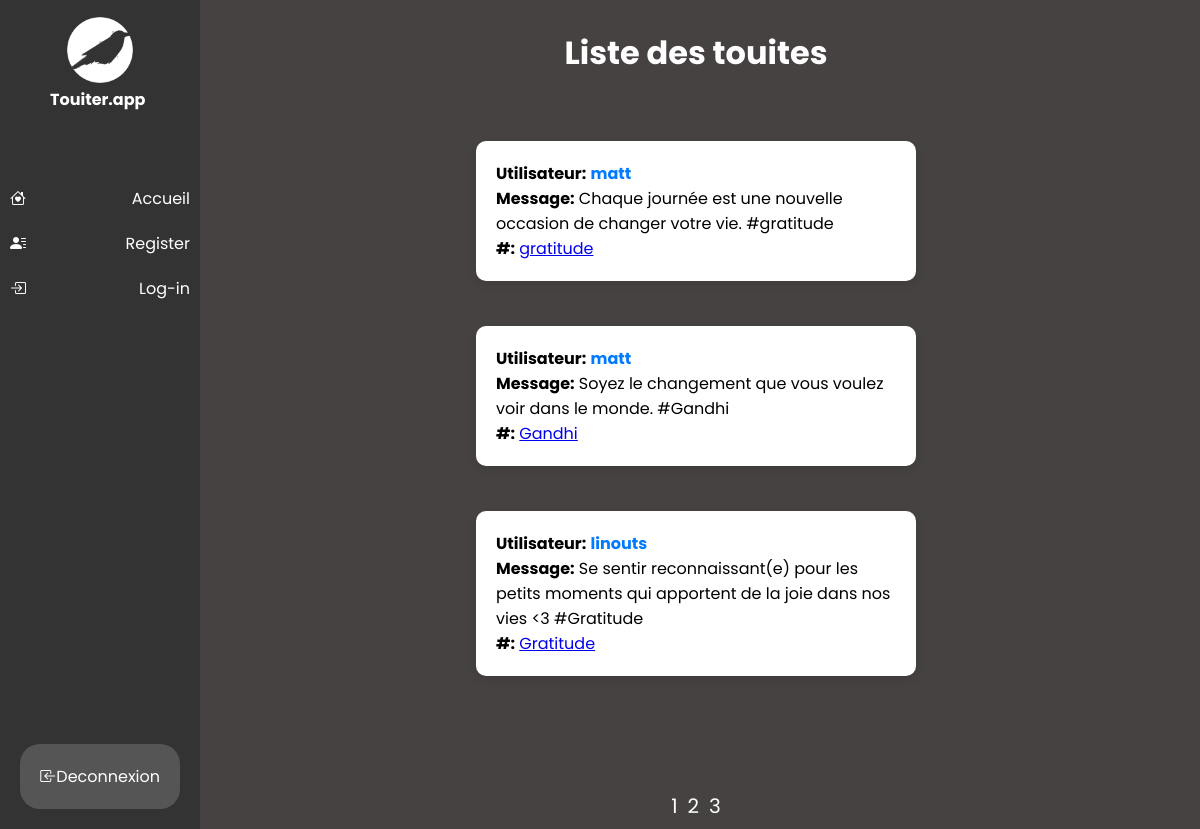
Screenshot of /?page=2 with the database file from the repository.
### tables this page shows
CREATE TABLE `touite` (
                          `idTouite` int(11) NOT NULL,
                          `idUser` varchar(32) DEFAULT NULL,
                          `dateTouite` datetime DEFAULT NULL,
                          `message` varchar(235) DEFAULT NULL,
                          `nbLike` int(11) DEFAULT NULL,
                          `nbDislike` int(11) DEFAULT NULL
);

CREATE TABLE `tagtest` (
                           `idTag` int(11) NOT NULL,
                           `libelle` varchar(255) DEFAULT NULL,
                           `description` varchar(1000) DEFAULT NULL
);

### src/Action/DisplayTweetsAction.php (the view, shortened to what this page needs)
<?php
class DisplayTweetsAction {
    public function execute() {
        $db = connexionFactory::makeConnection();
        $sqlTotal = "SELECT COUNT(idTouite) as total FROM TOUITE";
        $stmtTotal = $db->prepare($sqlTotal);
        $stmtTotal->execute();
        $totalElements = (int) $stmtTotal->fetch(PDO::FETCH_ASSOC)['total'];
        $elementsParPage = 3;
        $nombreTotalDePages = ceil($totalElements / $elementsParPage);
        $numeroDePage = isset($_GET['page']) ? max(1, min($nombreTotalDePages, (int)$_GET['page'])) : 1;
        $offset = ($numeroDePage - 1) * $elementsParPage;
        $sql = "SELECT t.idTouite, t.idUser, t.dateTouite, t.message, t.nbLike, t.nbDislike, ta.libelle AS tag_libelle, i.url AS image_url, tt.libelle AS tag_associated
        FROM Touite t
        LEFT JOIN Tag ta ON t.idTouite = ta.IdTouite
        LEFT JOIN Image i ON t.idTouite = i.IdTouite
        LEFT JOIN ListeTouites_Tag lt ON t.idTouite = lt.idTouite
        LEFT JOIN tagtest tt ON lt.idTag = tt.idTag";
        $sql .= " ORDER BY t.dateTouite DESC LIMIT $offset, $elementsParPage";
        ?>
        <!DOCTYPE html>
        <html lang="fr">
        <head>
            <link rel="stylesheet" href="css/style.css">
        </head>
        <body>
        <div class="contenu">
        <h1>Liste des touites</h1>
        <ul>
            <?php
            $stmt = $db->prepare($sql);
            $stmt->execute();
            if ($stmt->rowCount() > 0) {
                while ($row = $stmt->fetch(PDO::FETCH_ASSOC)) {
                    echo "<li class='tweet'><strong>Utilisateur:</strong> <a href='javascript:void(0);' class='user-link'>" . $row["idUser"] . "</a> <br><strong>Message:</strong> " . $row["message"] . " ";
                    if (!empty($row["tag_associated"])) {
                        $tags = explode(',', $row["tag_associated"]);
                        echo "<div class='tweet-tags'><strong>#:</strong> ";
                        foreach ($tags as $tag) {
                            echo "<a href='?tag=" . urlencode($tag) . "'>" . $tag . "</a> ";
                        }
                        echo "</div>";
                    }
                    $test = $row["image_url"];
                    echo "<div class='tweet-details'><strong>Date:</strong> " . $row["dateTouite"] . " <br><strong>Image:</strong> " . "<img class='img-touite' src=".$test .">" . "<br><strong>Like:</strong> " . $row["nbLike"] . " <br><strong>Dislike:</strong> " . $row["nbDislike"] . "</div></li><br> ";
                }
            } else {
                echo "Aucun tweet trouvé.";
            }
            ?>
        </ul>
            <div class="pagination">
            <?php
            for ($i = 1; $i <= $nombreTotalDePages; $i++) {
                echo "<a href='?page=$i'>$i</a>";
            }
            ?>
            </div>
        </div>
        </body>
        </html>
        <?php
        return ob_get_clean();
    }
}
?>

### css/style.css (style rules this page uses)
body { margin-left: 200px; padding: 0; font-family: 'Poppins', sans-serif; background-color: #474242; display: flex; flex-direction : column; align-items: center; justify-content: center; }
h1 { text-align: center; color: white; }
ul { list-style: none; padding: 0; align-items: center; margin-top: 4em; }
div.pagination a { text-decoration: none; color: white; padding: 5px; }
.tweet { background-color: #fff; margin: 10px; width: 400px; padding: 20px; border-radius: 10px; box-shadow: 0 4px 8px rgba(0, 0, 0, 0.1); }
.user-link { text-decoration: none; color: #007bff; font-weight: bold; }
.pagination { margin-top: 4em; font-size: 20px; text-align: center; }

### rows the page displays
touite: idUser "matt", message "Chaque journée est une nouvelle occasion de changer votre vie. #gratitude", tagtest.libelle "gratitude"
touite: idUser "matt", message "Soyez le changement que vous voulez voir dans le monde. #Gandhi", tagtest.libelle "Gandhi"
touite: idUser "linouts", message "Se sentir reconnaissant(e) pour les petits moments qui apportent de la joie dans nos vies <3 #Gratitude", tagtest.libelle "Gratitude"
